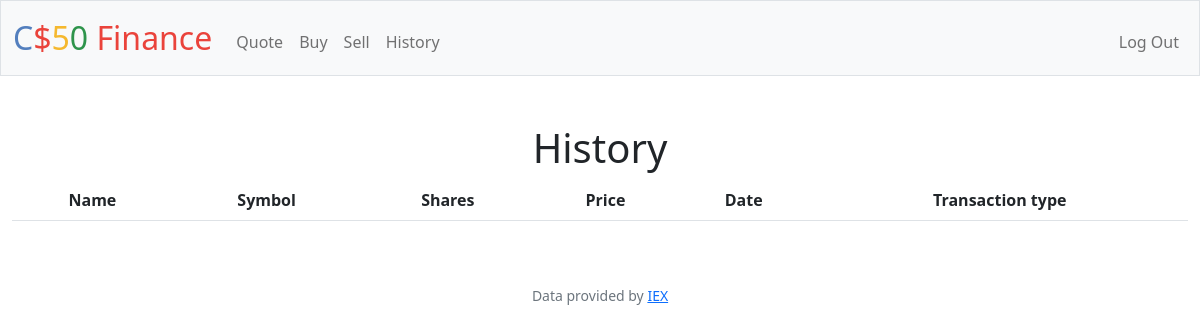
Page /history (signed in) on the earlier database version.
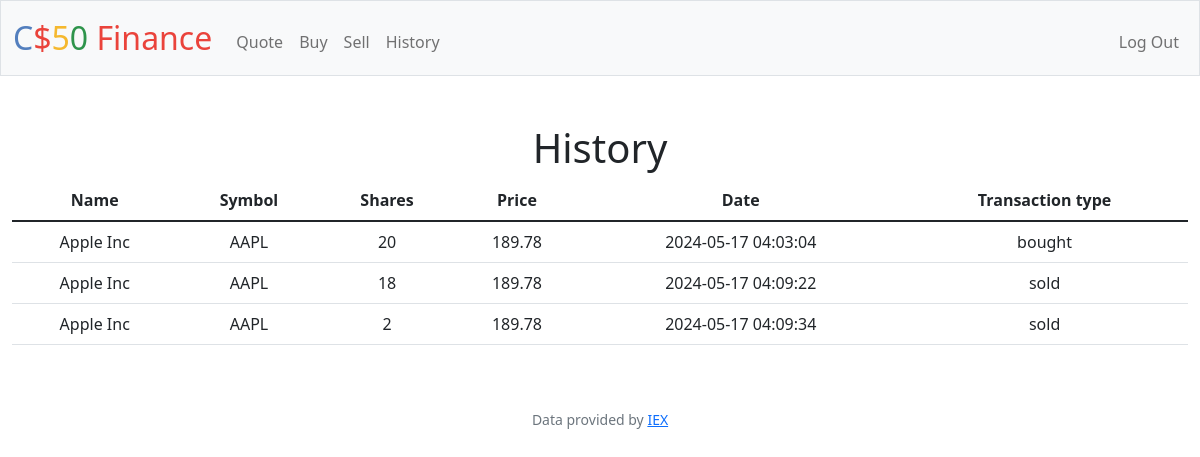
Same page on the later database version.
### tables this page shows
CREATE TABLE transactions (id INTEGER PRIMARY KEY AUTOINCREMENT NOT NULL,
user_id INTEGER,
symbol TEXT,
shares INTEGER,
price REAL,
date TIMESTAMP, name TEXT, trans_type TEXT);

### app.py (the view)
@app.route("/history")
@login_required
def history():
    user_id = session["user_id"]
    transactions_db = db.execute("SELECT * FROM transactions WHERE user_id = ?", user_id)
    return render_template("history.html", database=transactions_db)

### app.py (called while the page is built)
@app.after_request
def after_request(response):
    response.headers["Cache-Control"] = "no-cache, no-store, must-revalidate"
    response.headers["Expires"] = 0
    response.headers["Pragma"] = "no-cache"
    return response

### helpers.py (called while the page is built)
def login_required(f):
    @wraps(f)
    def decorated_function(*args, **kwargs):
        if session.get("user_id") is None:
            return redirect("/login")
        return f(*args, **kwargs)
    return decorated_function

### templates/history.html (shortened to what this page needs)
{% extends "layout.html" %}
{% block main %}
    <h1>History</h1>
    <table class="table">
        <thead>
          <tr>
            <th scope="col">Name</th>
            <th scope="col">Symbol</th>
            <th scope="col">Shares</th>
            <th scope="col">Price</th>
            <th scope="col">Date</th>
            <th scope="col">Transaction type</th>
          </tr>
        </thead>
        <tbody>
          {% for row in database %}
          <tr>
            <td>{{ row["name"] }}</td>
            <td>{{ row["symbol"] }}</td>
            <td>{{ row["shares"] }}</td>
            <td>{{ row["price"] }}</td>
            <td>{{ row["date"] }} </td>
            <td>{{ row["trans_type"] }} </td>
          </tr>
          {% endfor %}
        </tbody>
      </table>
{% endblock %}

### templates/layout.html (shortened to what this page needs)
<!DOCTYPE html>
<html lang="en">
    <head>
        <link href="https://cdn.jsdelivr.net/npm/bootstrap@5.1.3/dist/css/bootstrap.min.css" rel="stylesheet">
        <link href="/static/styles.css" rel="stylesheet">
    </head>
    <body>
        <nav class="bg-light border navbar navbar-expand-md navbar-light">
            <div class="container-fluid">
                <a class="navbar-brand" href="/"><span class="blue">C</span><span class="red">$</span><span class="yellow">5</span><span class="green">0</span> <span class="red">Finance</span></a>
                <div class="collapse navbar-collapse" id="navbar">
                    {% if session["user_id"] %}
                        <ul class="navbar-nav me-auto mt-2">
                            <li class="nav-item"><a class="nav-link" href="/quote">Quote</a></li>
                            <li class="nav-item"><a class="nav-link" href="/buy">Buy</a></li>
                            <li class="nav-item"><a class="nav-link" href="/sell">Sell</a></li>
                            <li class="nav-item"><a class="nav-link" href="/history">History</a></li>
                        </ul>
                        <ul class="navbar-nav ms-auto mt-2">
                            <li class="nav-item"><a class="nav-link" href="/logout">Log Out</a></li>
                        </ul>
                    {% else %}
                        <ul class="navbar-nav ms-auto mt-2">
                            <li class="nav-item"><a class="nav-link" href="/register">Register</a></li>
                            <li class="nav-item"><a class="nav-link" href="/login">Log In</a></li>
                        </ul>
                    {% endif %}
                </div>
            </div>
        </nav>
        <main class="container-fluid py-5 text-center">
            {% block main %}{% endblock %}
        </main>
        <footer class="mb-5 small text-center text-muted">
            Data provided by <a href="https://iexcloud.io/">IEX</a>
        </footer>
    </body>
</html>

### static/styles.css (style rules this page uses)
nav .navbar-brand { font-size: xx-large; }
nav .navbar-brand .blue { color: #537fbe; }
nav .navbar-brand .red { color: #ea433b; }
nav .navbar-brand .yellow { color: #f5b82e; }
nav .navbar-brand .green { color: #2e944b; }

Differences in the rows shown:
now on this page (row edited): transactions: name "Apple Inc", symbol "AAPL", shares "20", price "189.78", date "2024-05-17 04:03:04", trans_type "bought"
now on this page (row edited): transactions: name "Apple Inc", symbol "AAPL", shares "18", price "189.78", date "2024-05-17 04:09:22", trans_type "sold"
now on this page (row edited): transactions: name "Apple Inc", symbol "AAPL", shares "2", price "189.78", date "2024-05-17 04:09:34", trans_type "sold"
